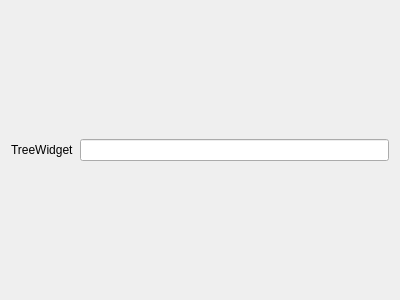
<?xml version="1.0" encoding="UTF-8"?>
<ui version="4.0">
 <class>Widget</class>
 <widget class="QWidget" name="Widget">
  <property name="geometry">
   <rect>
    <x>0</x>
    <y>0</y>
    <width>400</width>
    <height>300</height>
   </rect>
  </property>
  <property name="windowTitle">
   <string>Widget</string>
  </property>
  <layout class="QGridLayout" name="gridLayout">
   <item row="0" column="0">
    <widget class="QLabel" name="label_2">
     <property name="text">
      <string>TreeWidget</string>
     </property>
    </widget>
   </item>
   <item row="0" column="1">
    <widget class="QLineEdit" name="LineTreeWidget"/>
   </item>
  </layout>
 </widget>
 <layoutdefault spacing="6" margin="11"/>
 <resources/>
 <connections/>
</ui>
